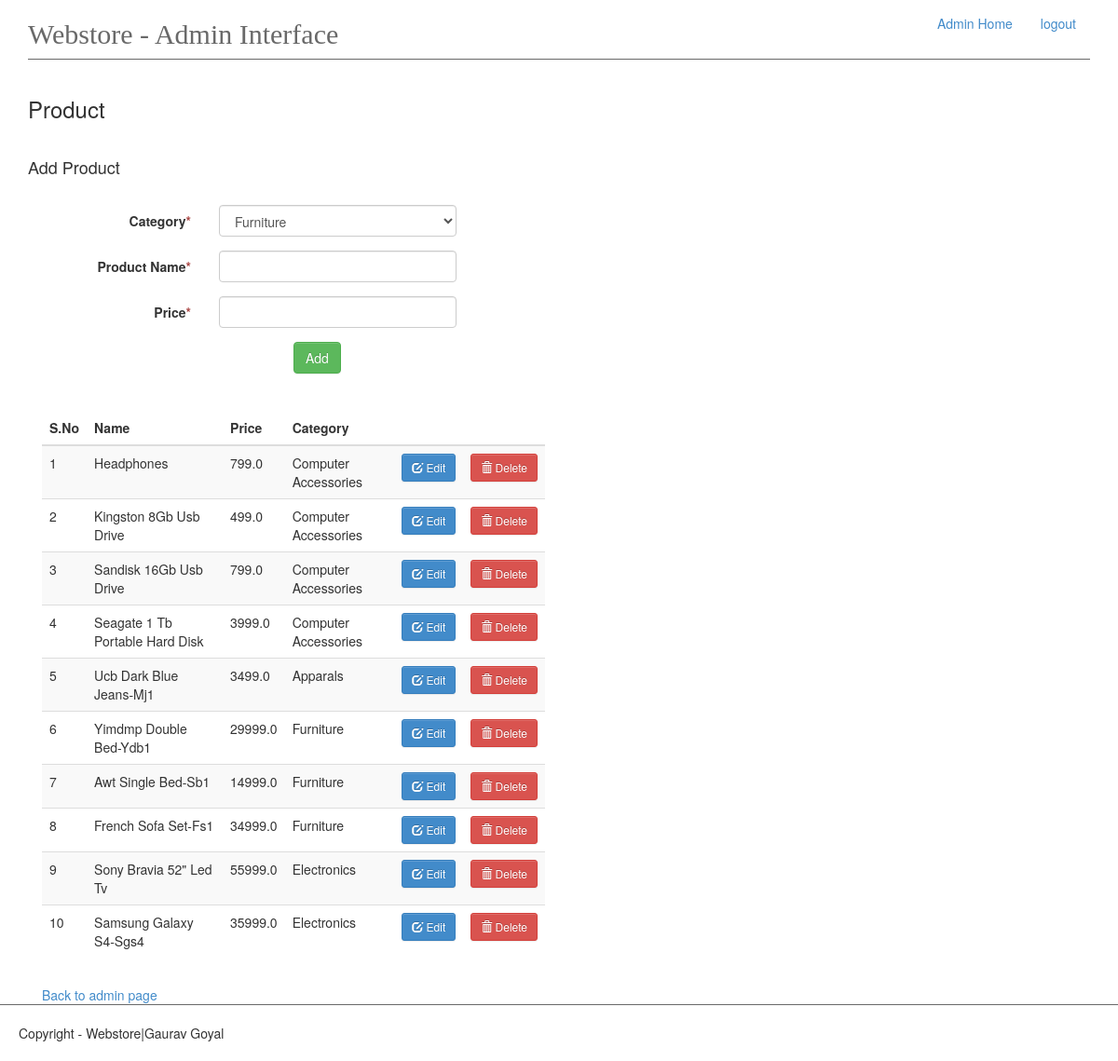
/admin/product/add (signed in), run on the app's committed database.
### app/models.py (models this page shows, shortened)
class Product(db.Model):
    id = db.Column(db.Integer, primary_key=True)
    name = db.Column(db.String(50), unique=True, index=True)
    price = db.Column(db.Float, index=True)
    category_id = db.Column(db.Integer, db.ForeignKey('category.id'))
    cart = db.relationship('Cart', backref='products', lazy='dynamic')

class Category(db.Model):
    id = db.Column(db.Integer, primary_key=True)
    name = db.Column(db.String(50), unique=True, index=True)
    products = db.relationship('Product', backref='category', lazy='dynamic')
    def __repr__(self):
        return self.name

### app/views.py (the view)
@app.route('/admin/product/add', methods=['GET', 'POST'])
@login_required
def add_product():
    form = ProductForm()
    if form.validate_on_submit():
        product = Product(name=form.name.data.title(), price=form.price.data, category=form.category.data)
        db.session.add(product)
        db.session.commit()
        flash(product.name + " added", 'text-success')
        return redirect(url_for('add_product'))
    product = Product.query.all()
    return render_template('admin-panel/product.html', form=form, product=product)

### app/forms.py
class ProductForm(Form):
    category = QuerySelectField(u'Category', query_factory=get_category)
    name = TextField('Product Name', validators=[Required('Product name is required.')])
    price = DecimalField('Price', validators=[Required('Price is required')])

### app/__init__.py (called while the page is built)
@admin_login.user_loader
def load_user(id):
    return Admin.query.get(int(id))

### app/forms.py (called while the page is built)
def get_category():
    return Category.query.all()

### app/templates/admin-panel/product.html (shortened to what this page needs)
{% extends 'admin-panel/admin.html' %}
{% block content %}
    <h3>Product</h3>
    <br>
    <h4>Add Product</h4>
    <br>
    <form class="form-horizontal" method="post" enctype= "multipart/form-data">
        {% for field in form if field.widget.input_type != 'hidden' %}
            <div class="col-md-12">
                <div class="form-group">
                    <label class="col-md-2 control-label">  {{ field.label }}<span class="text-danger">*</span></label>
                    <div class="col-md-3"> {{ field(class_='form-control') }}</div>
                    <div class="col-md-6">
                    </div>
                </div >
            </div>
        {% endfor %}
        <div class="control-group">
            <div class="controls col-md-offset-3">
                <input type="submit" class="btn btn-success" value="Add">
            </div>
        </div>
    </form>
    <br>
    <br>
    <div class="col-md-6">
        <table class="table table-striped table-responsive col-md-6" id="cart_table">
            <thead>
            <tr>
                <th>S.No</th>
                <th>Name</th>
                <th>Price</th>
                <th>Category</th>
                <th></th>
                <th></th>
            </tr>
            </thead>
            <tbody>
            {% for item in product %}
                <tr>
                    <td>{{ loop.index }}</td>
                    <td>{{ item.name }}</td>
                    <td>{{ item.price }}</td>
                    <td>{{ item.category }}</td>
                    <td>
                        <a href="{{ url_for('edit_product', pk=item.id)}}" class="btn btn-sm btn-primary">
                            <span class="glyphicon glyphicon-edit"></span> Edit</a>
                    </td>
                    <td>
                        <a href="{{ url_for('delete_product', pk=item.id) }}" class="btn btn-sm btn-danger">
                            <span class="glyphicon glyphicon-trash"></span>
                            Delete</a>
                    </td>
                </tr>
            {% endfor %}
            </tbody>
        </table>
    </div>
    <br>
    <div class="col-md-12"><a href="{{ url_for('admin_base') }}">Back to admin page</a></div>
{% endblock %}

### app/static/css/main.css (style rules this page uses)
#main #cart_table { margin-bottom: 30px; }

### data on the page
Product: name "Headphones", price "799.0", category "Computer Accessories"
Product: name "Kingston 8Gb Usb Drive", price "499.0", category "Computer Accessories"
Product: name "Sandisk 16Gb Usb Drive", price "799.0", category "Computer Accessories"
Product: name "Seagate 1 Tb Portable Hard Disk", price "3999.0", category "Computer Accessories"
Product: name "Ucb Dark Blue Jeans-Mj1", price "3499.0", category "Apparals"
Product: name "Yimdmp Double Bed-Ydb1", price "29999.0", category "Furniture"
Product: name "Awt Single Bed-Sb1", price "14999.0", category "Furniture"
Product: name "French Sofa Set-Fs1", price "34999.0", category "Furniture"
Product: name "Sony Bravia 52\" Led Tv", price "55999.0", category "Electronics"
Product: name "Samsung Galaxy S4-Sgs4", price "35999.0", category "Electronics"

### other printed values
{{ field.label }} "Category" "Product Name" "Price"
